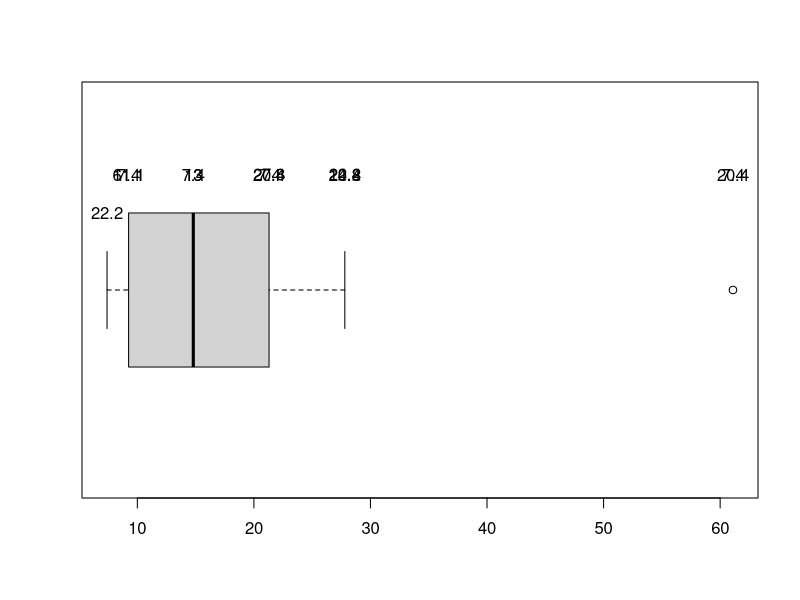

Here is the R script that generated this plot:
## ---- chunk 1
knitr::opts_chunk$set(echo = TRUE)
## ---- chunk 2
# Importando arquivo cidades
library(readxl)
cidades <- read_excel("data/cidades.xls")
cidades <- head(cidades, -2)

# Resumo das variáveis
summary(cidades)

# Observações omissas
summary(cidades == "-")
## ---- chunk 3
library(readxl)
vento <- read_excel("data/vento.xls")
vel_vento = vento$vt

# Calculando medidas de posição
# (média aritmética, mediana, meia média, quartis)

print("Resumo (TOTAL)")
resumo_total <- summary(vel_vento) # min/max, q1, q2, q3, média, mediana
resumo_total


print("Resumo (ajustado, removendo valor atípico, 61,1)")
remov <- vel_vento[vel_vento < max(vel_vento)]
resumo_remov <- summary(remov)
resumo_remov

print("Diferença (com vl. atípico - sem vl. atípico)")
resumo_total - resumo_remov

print("Resumo (alpha = 0.25 / meia média)")
alpha = 0.25
resumo_meia <- summary(
  vel_vento[vel_vento > quantile(vel_vento, alpha) & vel_vento < quantile(vel_vento, 1-alpha)]
)
resumo_meia


# Calculando medidas de dispersão
dispersao <- function(arg, name) {
  sprintf("Dispersão (%s): Variância: %6.2f | Desvio Padrão: %6.2f | Desvio médio %6.2f", name, var(arg), sd(arg), mad(arg))
}

dispersao(vel_vento, "Total")
dispersao(remov, "Ajustado")

print("Diferença nas medidas de dispersão (com vl. atípico - sem vl. atípico)")
  sprintf("Variância: %6.2f | Desvio Padrão: %6.2f | Desvio médio %6.2f", var(vel_vento) - var(remov), sd(vel_vento) - sd(remov), mad(vel_vento) - mad(remov))

## ---- chunk 4
stem(vel_vento)

boxplot(vel_vento, horizontal=TRUE)
pontos <- c(boxplot.stats(vel_vento)$stats, max(vel_vento))
text(x = pontos[-1], labels = c(vel_vento[-1]), y = 1.3)
text(x = pontos[1], labels = c(vel_vento[1]), y = 1.2)

## ---- chunk 5
vento <- read_excel("data/vento.xls")

dp <- function(data) {
  return(mean(data) - median(data)) / mad(data)
}

p <- 0
sprintf("p = %5.2f, dp = %5.2f", p, dp(log10(vel_vento)))
p <- 1/4
sprintf("p = %5.2f, dp = %5.2f", 0, dp(vel_vento ^ p))
p <- 1/3
sprintf("p = %5.2f, dp = %5.2f", 0, dp(vel_vento ^ p))
p <- 1/2
sprintf("p = %5.2f, dp = %5.2f", 0, dp(vel_vento ^ p))
p <- 3/4
sprintf("p = %5.2f, dp = %5.2f", 0, dp(vel_vento ^ p))
